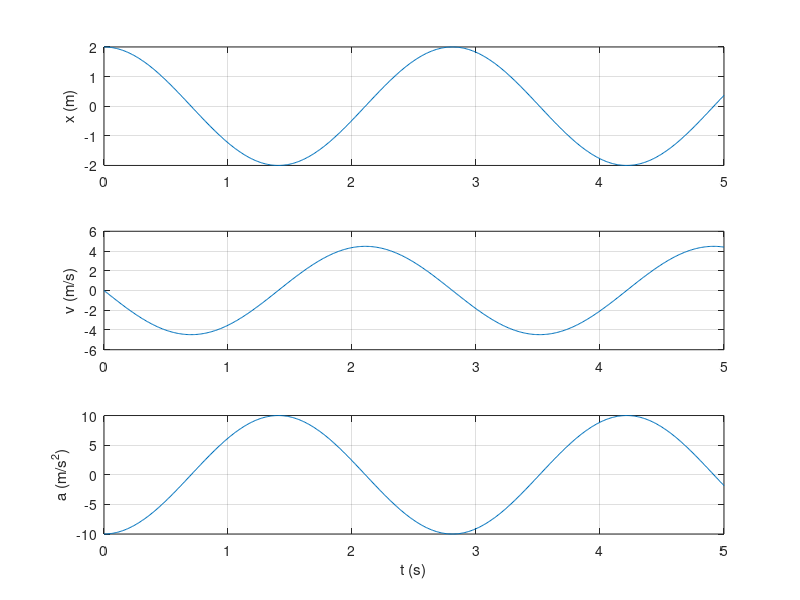

Write the MATLAB code that produced this figure.
% HW5 문제 05: 질량–스프링 자유진동
% 원문 조건 및 가정: README.md
results=struct();
k=10; m=2; x0=2; v0=0; % 초기 속도는 원문에 없어 정지 출발로 가정
opts=odeset('RelTol',1e-9,'AbsTol',1e-11);
[t,z]=ode45(@(t,z)[z(2);-k/m*z(1)],linspace(0,5,501),[x0;v0],opts);
x=z(:,1); v=z(:,2); acc=-k/m*x; omega=sqrt(k/m);
exact=x0*cos(omega*t)+v0/omega*sin(omega*t); energy=m*v.^2/2+k*x.^2/2;
results.assumed_initial_velocity_m_per_s=v0;
results.omega_rad_per_s=omega; results.max_position_error_m=max(abs(x-exact));
results.relative_energy_drift=max(abs(energy-energy(1)))/energy(1);
assert(results.max_position_error_m<1e-6 && results.relative_energy_drift<1e-7);
figure;
subplot(3,1,1); plot(t,x); grid on; ylabel('x (m)');
subplot(3,1,2); plot(t,v); grid on; ylabel('v (m/s)');
subplot(3,1,3); plot(t,acc); grid on; ylabel('a (m/s^2)'); xlabel('t (s)');
